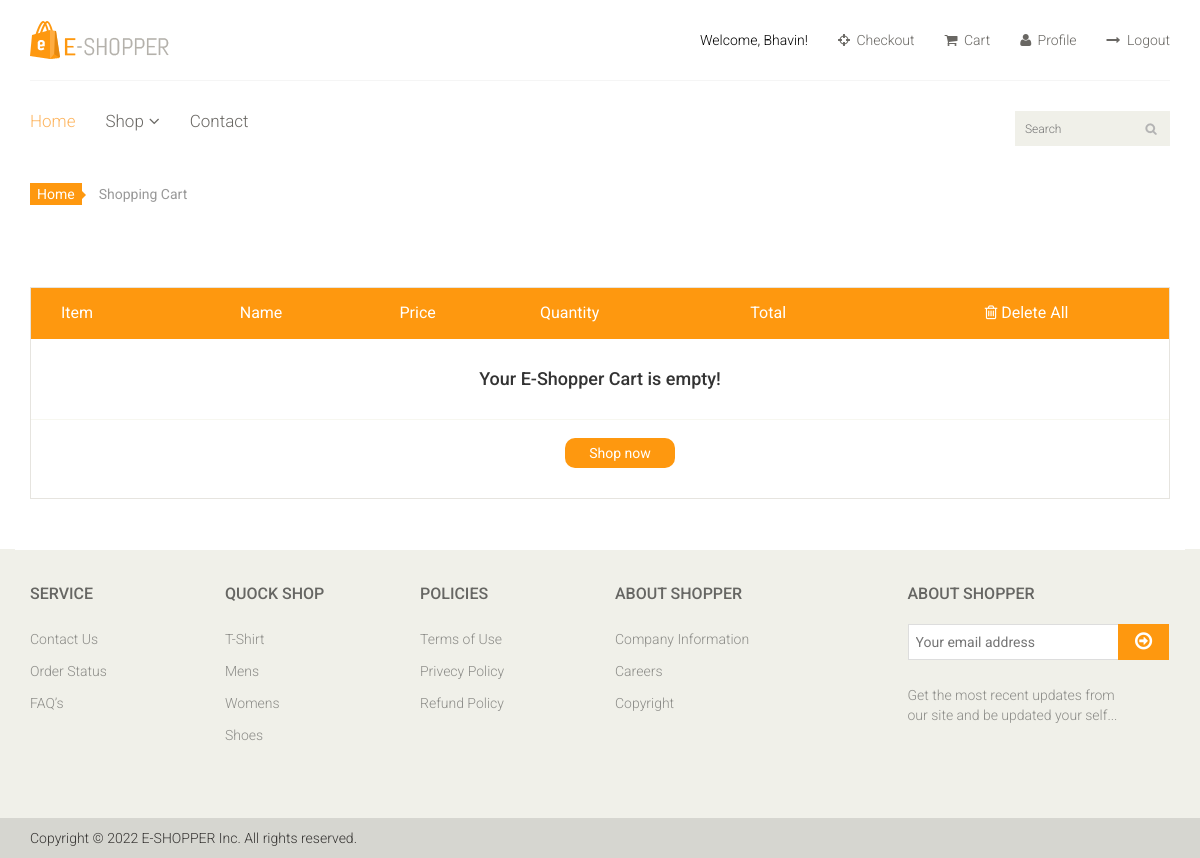
Before: /cart/usercart (signed in) with the older database file.
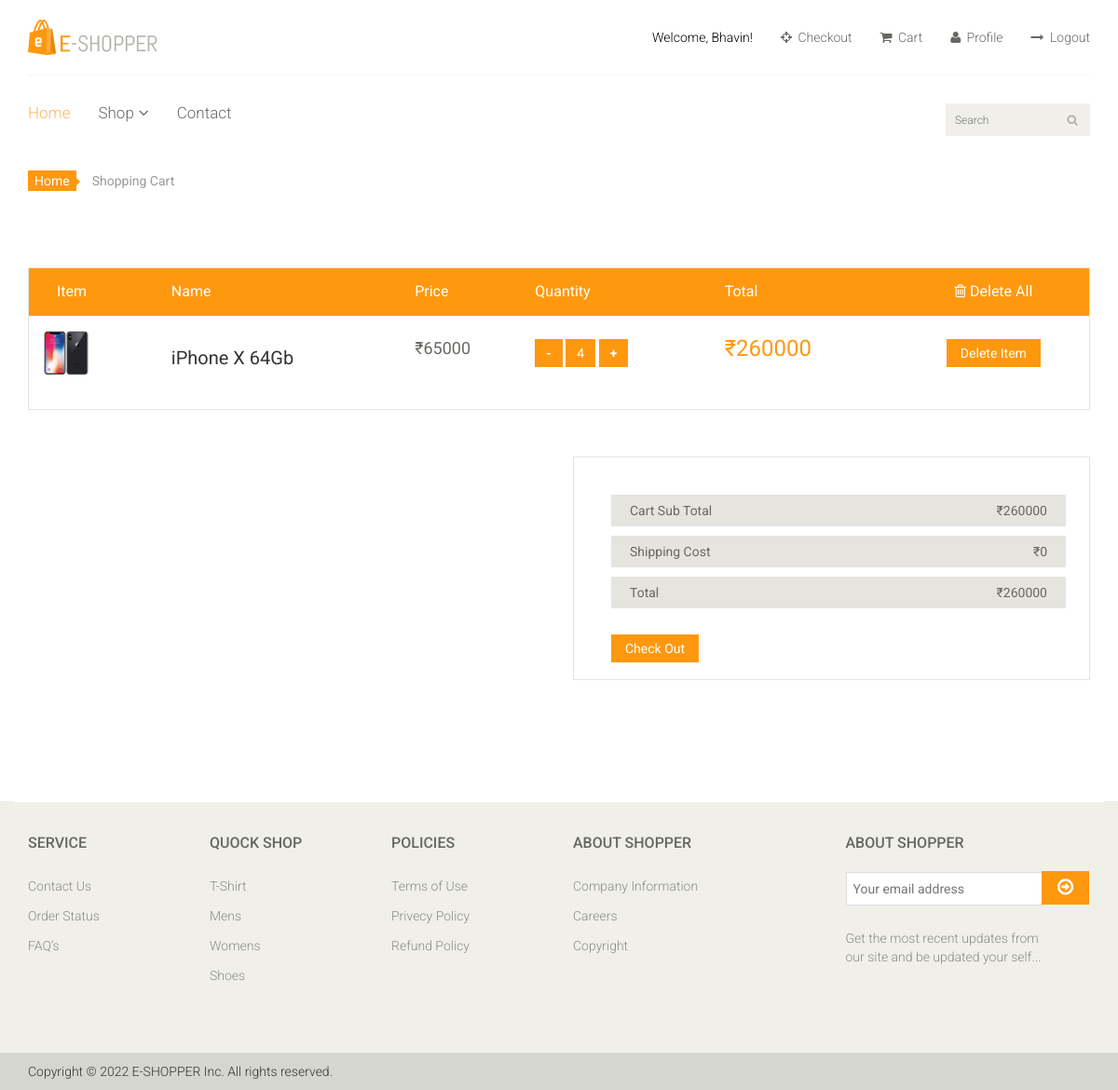
After: the same page with the newer database file.
### cart_app/models.py (models this page shows, shortened)
class CartItemModel(models.Model):
    user = models.ForeignKey(User,on_delete=models.CASCADE)
    product = models.ForeignKey(ProductModel,on_delete=models.CASCADE)
    quantity = models.PositiveIntegerField(default=1)
    def subtotal(self):
        return self.product.ProductPrice * self.quantity

### product_app/models.py (models this page shows, shortened)
class ProductModel(models.Model):
    ProductName = models.CharField(max_length=100)
    ProductImage = models.ImageField(blank=True,upload_to='product/')
    category = models.ForeignKey(CategoryModel,on_delete=models.CASCADE)
    subcategory = models.ForeignKey(SubCategoryModel,on_delete=models.CASCADE)
    brandName = models.CharField(max_length=100)
    ProductPrice =models.IntegerField()
    sellerName = models.CharField(max_length=100)
    ProductDetail = models.TextField()
    slug = models.SlugField(unique=True, max_length=100, blank=True, editable=False)

### cart_app/views.py (the view)
# urls.py: path('usercart', cartView, name='cart'),
@login_required
def cartView(request):
    user = request.user
    try:
        cart = CartModel.objects.get(user=user)
    except CartModel.DoesNotExist:
        cart = CartModel.objects.create(user=user)
    cart_item = cart.items.all()
    cart_total = sum(item.subtotal() for item in cart_item)
    shipping_cost = 0
    context = {
        'cart_items':cart_item,
        'cart': cart,
        'cart_total':cart_total,
        'shipping_cost':shipping_cost
    }
    return render(request,'cart_app/cart.html',context)

### cart_app/templates/cart_app/cart.html (shortened to what the changed rows need)
{% extends 'base_app/base.html' %}
{% load static %}
{% block content %}
<section id="cart_items">
    <div class="container">
        <div class="table-responsive cart_info">
            <table class="table table-condensed">
                <thead>
                    <tr class="cart_menu">
                        <td class="image">Item</td>
                        <td class="description">Name</td>
                        <td class="price">Price</td>
                        <td class="quantity">Quantity</td>
                        <td class="total">Total</td>
                        <td class="total" style="text-align:center;">
                            <a href="{% url 'cart_app:clear_cart' %}" style="color:white; text-align:right;"
                                onmouseover="this.style.color='#333'" onmouseout="this.style.color='white'">
                            </a>
                        </td>
                    </tr>
                </thead>
                <tbody>
                    {% if cart_items %}
                    {% for cart_item in cart_items %}
                    <tr>
                        <td class="cart_product" style="margin:10px;">
                            <a href="{% url 'product_app:productdetail' cart_item.product.slug %}"><img
                                    src="{{ cart_item.product.ProductImage.url }}"
                                    alt="{{ cart_item.product.ProductName }}" width="50"></a>
                        </td>
                        <td class="cart_description" style="white-space: normal;">
                            <h4><a href="{% url 'product_app:productdetail' cart_item.product.slug %}">
                                {{cart_item.product.ProductName}}</a></h4>
                        </td>
                        <td class="cart_price">
                            <p>₹{{ cart_item.product.ProductPrice }}</p>
                        </td>
                        <td class="cart_quantity">
                            <div class="btn1" style="display: inline;">
                                <a class="mainusbtn" href="{% url 'cart_app:decrement_cart_quantity' cart_item.id %}">-</a>
                                <a class="mainbtn" href="#">{{cart_item.quantity}}</a>
                                <a class="plusbtn" href="{% url 'cart_app:increment_cart_quantity' cart_item.id %}">+</a>
                            </div>
                        </td>
                        <td class="cart_total">
                            <p class="cart_total_price">₹{{ cart_item.subtotal }}</p>
                        </td>
                        <td style="margin-right:2%;text-align:center;">
                            <a class="btn btn-default update" style="margin:0px;" href="{% url 'cart_app:delete_cart_item' cart_item.id %}">Delete Item</a>
                        </td>
                    </tr>
                    {% endfor %}
                    {% else %}
                    <tr>
                        <td colspan="6" style="text-align: center; padding: 20px 0px 20px 0px;">
                            <h4>Your E-Shopper Cart is empty!</h4>
                        </td>
                    </tr>
                    <tr>
                        <td colspan="6" style="text-align: center; padding:0px 0px 10px 0px;">
                            <a href="{% url 'home' %}" class="btn btn-default update"
                                onmouseover="this.style.color='#333';" onmouseout="this.style.color='white';"
                                style="border-radius: 10px; padding:5px 24px 5px 24px;">Shop now</a>
                        </td>
                    </tr>
                    {% endif %}
                </tbody>
            </table>
        </div>
    </div>
</section>
{% if cart_items %}
<section id="do_action">
    <div class="container">
        <div class="row">
            <div class="col-sm-6">
            </div>
            <div class="col-sm-6">
                <div class="total_area">
                    <ul>
                        <li>Cart Sub Total <span>₹{{ cart_total }}</span></li>
                        <li>Shipping Cost <span>₹{{shipping_cost}}</span></li>
                        <li>Total <span>₹{{ cart_total|add:shipping_cost }}</span></li>
                    </ul>
                    <a class="btn btn-default update" href="#">Check Out</a>
                </div>
            </div>
        </div>
    </div>
</section>
{% endif %}
{% endblock content %}

Changed rows visible on the page:
added CartItemModel: product.ProductImage (picture), product.ProductName "iPhone X 64Gb", product.ProductPrice "65000", quantity "4", subtotal "260000"
Other visible differences:
{{ cart_total }}: (not shown) → "260000"
{{ shipping_cost }}: (not shown) → "0"
{{ cart_total|add:shipping_cost }}: (not shown) → "260000"
text no longer shown: "Your E-Shopper Cart is empty! Shop now"
text now shown: "Cart Sub Total ₹ Shipping Cost ₹ Total ₹ Check Out"
